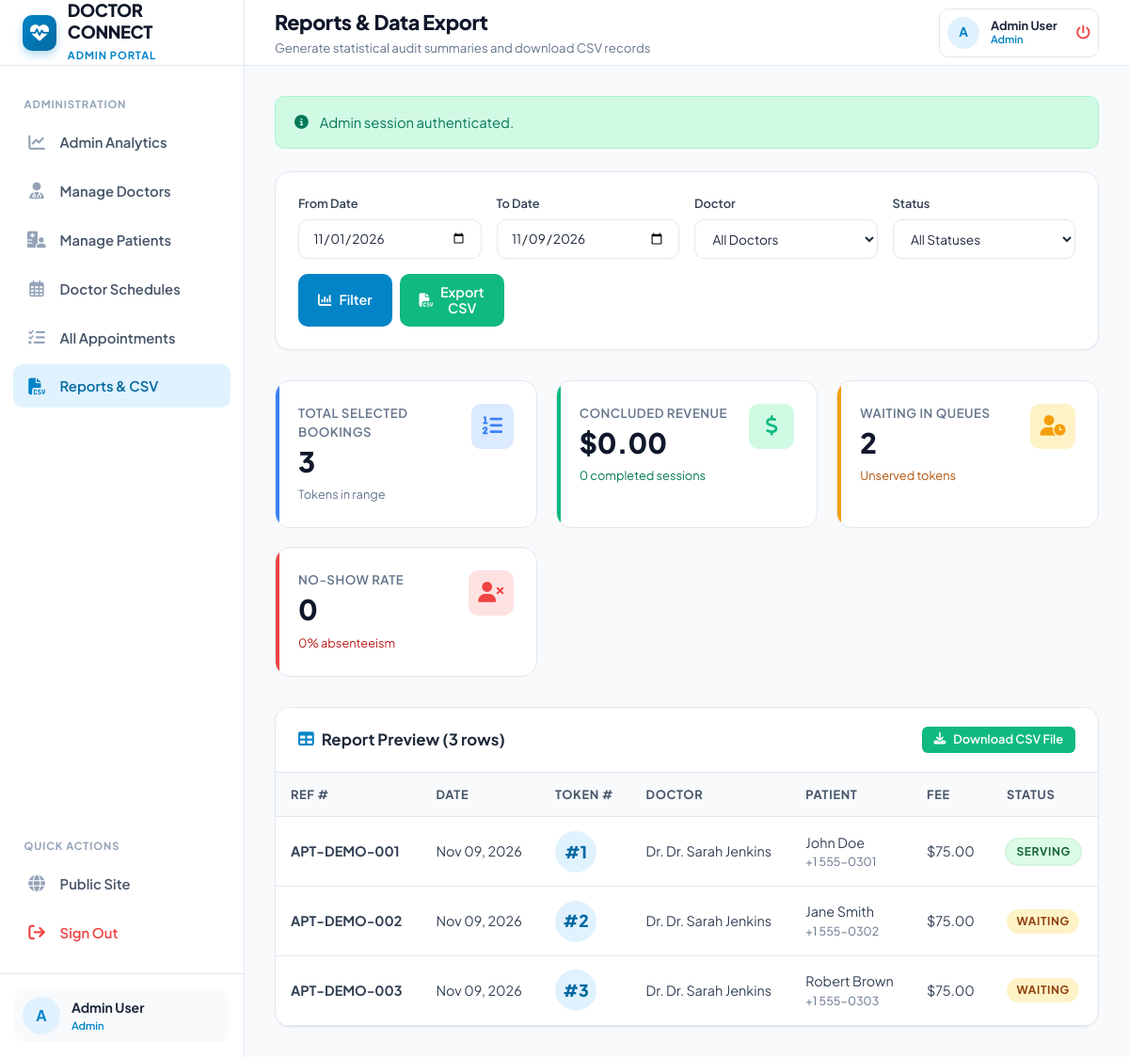
Screenshot of /admin/reports.php (signed in) with the database file from the repository.
### tables this page shows
CREATE TABLE `appointments` (
  `id` INT AUTO_INCREMENT PRIMARY KEY,
  `appointment_number` VARCHAR(50) NOT NULL UNIQUE,
  `patient_id` INT NOT NULL,
  `doctor_id` INT NOT NULL,
  `appointment_date` DATE NOT NULL,
  `token_number` INT NOT NULL,
  `estimated_time` TIME NOT NULL,
  `status` ENUM('waiting', 'serving', 'completed', 'no_show', 'cancelled') NOT NULL DEFAULT 'waiting',
  `symptoms` TEXT NULL,
  `consultation_notes` TEXT NULL,
  `prescription` TEXT NULL,
  `meeting_room` VARCHAR(100) NOT NULL,
  `called_at` DATETIME NULL,
  `started_at` DATETIME NULL,
  `completed_at` DATETIME NULL,
  `created_at` TIMESTAMP DEFAULT CURRENT_TIMESTAMP,
  `updated_at` TIMESTAMP DEFAULT CURRENT_TIMESTAMP ON UPDATE CURRENT_TIMESTAMP,
  CONSTRAINT `fk_appointments_patient` FOREIGN KEY (`patient_id`) REFERENCES `users` (`id`) ON DELETE CASCADE,
  CONSTRAINT `fk_appointments_doctor` FOREIGN KEY (`doctor_id`) REFERENCES `doctors` (`id`) ON DELETE CASCADE,
  UNIQUE KEY `unique_doc_date_token` (`doctor_id`, `appointment_date`, `token_number`),
  INDEX `idx_apt_status` (`status`),
  INDEX `idx_apt_date` (`appointment_date`),
  INDEX `idx_apt_patient` (`patient_id`)
);

CREATE TABLE `users` (
  `id` INT AUTO_INCREMENT PRIMARY KEY,
  `name` VARCHAR(100) NOT NULL,
  `email` VARCHAR(150) NOT NULL UNIQUE,
  `password` VARCHAR(255) NOT NULL,
  `role` ENUM('patient', 'doctor', 'admin') NOT NULL DEFAULT 'patient',
  `phone` VARCHAR(30) NULL,
  `gender` ENUM('male', 'female', 'other') DEFAULT 'male',
  `date_of_birth` DATE NULL,
  `blood_group` VARCHAR(10) NULL,
  `address` TEXT NULL,
  `profile_image` VARCHAR(255) NULL,
  `created_at` TIMESTAMP DEFAULT CURRENT_TIMESTAMP,
  `updated_at` TIMESTAMP DEFAULT CURRENT_TIMESTAMP ON UPDATE CURRENT_TIMESTAMP,
  INDEX `idx_user_role` (`role`),
  INDEX `idx_user_email` (`email`)
);

CREATE TABLE `doctors` (
  `id` INT AUTO_INCREMENT PRIMARY KEY,
  `user_id` INT NOT NULL UNIQUE,
  `specialization` VARCHAR(100) NOT NULL,
  `qualification` VARCHAR(100) NOT NULL,
  `experience_years` INT NOT NULL DEFAULT 5,
  `consultation_fee` DECIMAL(10,2) NOT NULL DEFAULT 500.00,
  `avg_consultation_time` INT NOT NULL DEFAULT 15 COMMENT 'in minutes',
  `bio` TEXT NULL,
  `room_number` VARCHAR(50) DEFAULT 'Room 101',
  `status` ENUM('active', 'inactive') NOT NULL DEFAULT 'active',
  `created_at` TIMESTAMP DEFAULT CURRENT_TIMESTAMP,
  `updated_at` TIMESTAMP DEFAULT CURRENT_TIMESTAMP ON UPDATE CURRENT_TIMESTAMP,
  CONSTRAINT `fk_doctors_user` FOREIGN KEY (`user_id`) REFERENCES `users` (`id`) ON DELETE CASCADE
);

### includes/functions.php (called while the page is built, shortened)
<?php
function sanitize_input(?string $data): string
{
    return htmlspecialchars(trim($data), ENT_QUOTES, 'UTF-8');
}
function e(?string $data): string
{
    return htmlspecialchars((string) ($data ?? ''), ENT_QUOTES, 'UTF-8');
}
function format_date(?string $dateStr): string
{
    return date('M d, Y', strtotime($dateStr));
}

### admin/reports.php (the view, shortened to what this page needs)
<?php
$pdo = get_db_connection();
$startDate = sanitize_input($_GET['start_date'] ?? date('Y-m-01'));
$endDate = sanitize_input($_GET['end_date'] ?? date('Y-m-d'));
$sql = "SELECT a.appointment_number, a.appointment_date, a.token_number, a.estimated_time, a.status,
        d.consultation_fee, d.specialization,
        doc_u.name AS doctor_name,
        pat_u.name AS patient_name, pat_u.email AS patient_email, pat_u.phone AS patient_phone,
        a.created_at, a.completed_at
        FROM appointments a
        JOIN doctors d ON a.doctor_id = d.id
        JOIN users doc_u ON d.user_id = doc_u.id
        JOIN users pat_u ON a.patient_id = pat_u.id
        WHERE a.appointment_date BETWEEN ? AND ?";
$params = [$startDate, $endDate];
$sql .= " ORDER BY a.appointment_date DESC, a.token_number ASC";
$stmt = $pdo->prepare($sql);
$stmt->execute($params);
$reportData = $stmt->fetchAll();
$totalCount = count($reportData);
$totalRevenue = 0.0;
$completedCount = 0;
$noShowCount = 0;
$waitingCount = 0;
foreach ($reportData as $r) {
    if ($r['status'] === 'completed') {
        $completedCount++;
        $totalRevenue += (float)$r['consultation_fee'];
    } elseif ($r['status'] === 'no_show') {
        $noShowCount++;
    } elseif ($r['status'] === 'waiting') {
        $waitingCount++;
    }
}
require_once __DIR__ . '/../includes/header.php';
?>
<div class="card" style="margin-bottom: 2rem;">
    <div class="card-body">
        <form method="GET" action="reports.php" style="display: grid; grid-template-columns: repeat(auto-fit, minmax(180px, 1fr)); gap: 1rem; align-items: flex-end;">
            <div>
                <label class="form-label" style="font-size: 0.8rem;">From Date</label>
                <input type="date" name="start_date" class="form-control" style="font-size: 0.85rem;" value="<?= e($startDate); ?>" required>
            </div>
            <div>
                <label class="form-label" style="font-size: 0.8rem;">To Date</label>
                <input type="date" name="end_date" class="form-control" style="font-size: 0.85rem;" value="<?= e($endDate); ?>" required>
            </div>
            <div>
                <label class="form-label" style="font-size: 0.8rem;">Doctor</label>
                <select name="doctor_id" class="form-select" style="font-size: 0.85rem;">
                    <option value="">All Doctors</option>
                </select>
            </div>
            <div>
                <label class="form-label" style="font-size: 0.8rem;">Status</label>
                <select name="status" class="form-select" style="font-size: 0.85rem;">
                    <option value="">All Statuses</option>
                </select>
            </div>
            <div style="display: flex; gap: 0.5rem;">
                <button type="submit" class="btn btn-primary" style="flex: 1;"><i class="fa-solid fa-chart-column"></i> Filter</button>
                <button type="submit" name="export" value="csv" class="btn btn-success" style="flex: 1;">
                    <i class="fa-solid fa-file-csv"></i> Export CSV
                </button>
            </div>
        </form>
    </div>
</div>
<div class="stats-grid">
    <div class="stat-card stat-info">
        <div>
            <div class="stat-label">Total Selected Bookings</div>
            <div class="stat-value"><?= $totalCount; ?></div>
            <span style="font-size: 0.8rem; color: var(--slate-500);">Tokens in range</span>
        </div>
        <div class="stat-icon"><i class="fa-solid fa-list-ol"></i></div>
    </div>
    <div class="stat-card stat-success">
        <div>
            <div class="stat-label">Concluded Revenue</div>
            <div class="stat-value">$<?= number_format($totalRevenue, 2); ?></div>
            <span style="font-size: 0.8rem; color: var(--success-dark);"><?= $completedCount; ?> completed sessions</span>
        </div>
        <div class="stat-icon"><i class="fa-solid fa-dollar-sign"></i></div>
    </div>
    <div class="stat-card stat-warning">
        <div>
            <div class="stat-label">Waiting in Queues</div>
            <div class="stat-value"><?= $waitingCount; ?></div>
            <span style="font-size: 0.8rem; color: var(--warning-dark);">Unserved tokens</span>
        </div>
        <div class="stat-icon"><i class="fa-solid fa-user-clock"></i></div>
    </div>
    <div class="stat-card stat-danger">
        <div>
            <div class="stat-label">No-Show Rate</div>
            <div class="stat-value"><?= $noShowCount; ?></div>
            <span style="font-size: 0.8rem; color: var(--danger-dark);"><?= $totalCount > 0 ? round(($noShowCount / $totalCount) * 100, 1) : 0; ?>% absenteeism</span>
        </div>
        <div class="stat-icon"><i class="fa-solid fa-user-xmark"></i></div>
    </div>
</div>
<div class="card">
    <div class="card-header">
        <div class="card-title">
            <i class="fa-solid fa-table" style="color: var(--primary);"></i>
            Report Preview (<?= count($reportData); ?> rows)
        </div>
        <a href="<?= $_SERVER['REQUEST_URI'] . (str_contains($_SERVER['REQUEST_URI'], '?') ? '&' : '?') . 'export=csv'; ?>" class="btn btn-success btn-sm">
            <i class="fa-solid fa-download"></i> Download CSV File
        </a>
    </div>
    <div class="table-responsive">
        <table class="table">
            <thead>
                <tr>
                    <th>Ref #</th>
                    <th>Date</th>
                    <th>Token #</th>
                    <th>Doctor</th>
                    <th>Patient</th>
                    <th>Fee</th>
                    <th>Status</th>
                </tr>
            </thead>
            <tbody>
                <?php if (empty($reportData)): ?>
                    <tr><td colspan="7" style="text-align: center; padding: 2.5rem; color: var(--slate-400);">No records for this timeframe.</td></tr>
                <?php else: ?>
                    <?php foreach ($reportData as $row): ?>
                        <tr>
                            <td><strong><?= e($row['appointment_number']); ?></strong></td>
                            <td><?= format_date($row['appointment_date']); ?></td>
                            <td><strong class="patient-token-badge">#<?= (int)$row['token_number']; ?></strong></td>
                            <td>Dr. <?= e($row['doctor_name']); ?></td>
                            <td>
                                <div><?= e($row['patient_name']); ?></div>
                                <div style="font-size: 0.775rem; color: var(--slate-500);"><?= e($row['patient_phone'] ?: $row['patient_email']); ?></div>
                            </td>
                            <td>$<?= number_format($row['consultation_fee'], 2); ?></td>
                            <td>
                                <span class="badge badge-<?= e($row['status']); ?>">
                                    <?= ucfirst(e($row['status'])); ?>
                                </span>
                            </td>
                        </tr>
                    <?php endforeach; ?>
                <?php endif; ?>
            </tbody>
        </table>
    </div>
</div>
<?php require_once __DIR__ . '/../includes/footer.php'; ?>

### rows the page displays
appointments: appointment_number "APT-DEMO-001", appointment_date "Nov 09, 2026", token_number "1", users.name "Dr. Sarah Jenkins", patient.name "John Doe", patient.phone "+1 555-0301", doctor.consultation_fee "75.00", status "SERVING"
appointments: appointment_number "APT-DEMO-002", appointment_date "Nov 09, 2026", token_number "2", users.name "Dr. Sarah Jenkins", patient.name "Jane Smith", patient.phone "+1 555-0302", doctor.consultation_fee "75.00", status "WAITING"
appointments: appointment_number "APT-DEMO-003", appointment_date "Nov 09, 2026", token_number "3", users.name "Dr. Sarah Jenkins", patient.name "Robert Brown", patient.phone "+1 555-0303", doctor.consultation_fee "75.00", status "WAITING"

### other values shown
$currentRole "ADMIN"
substr($currentUser['name'] ?? 'U', 0, 1) "A"
$currentUser['name'] "Admin User"
$currentRole "Admin"
$pageTitle "Reports & Data Export"
$pageSubtitle "Generate statistical audit summaries and download CSV records"
$currentUser['role'] "Admin"
$flash['message'] "Admin session authenticated."
$totalCount "3"
$totalRevenue "0.00"
$completedCount "0"
$waitingCount "2"
$noShowCount "0"
count($reportData) "3"
